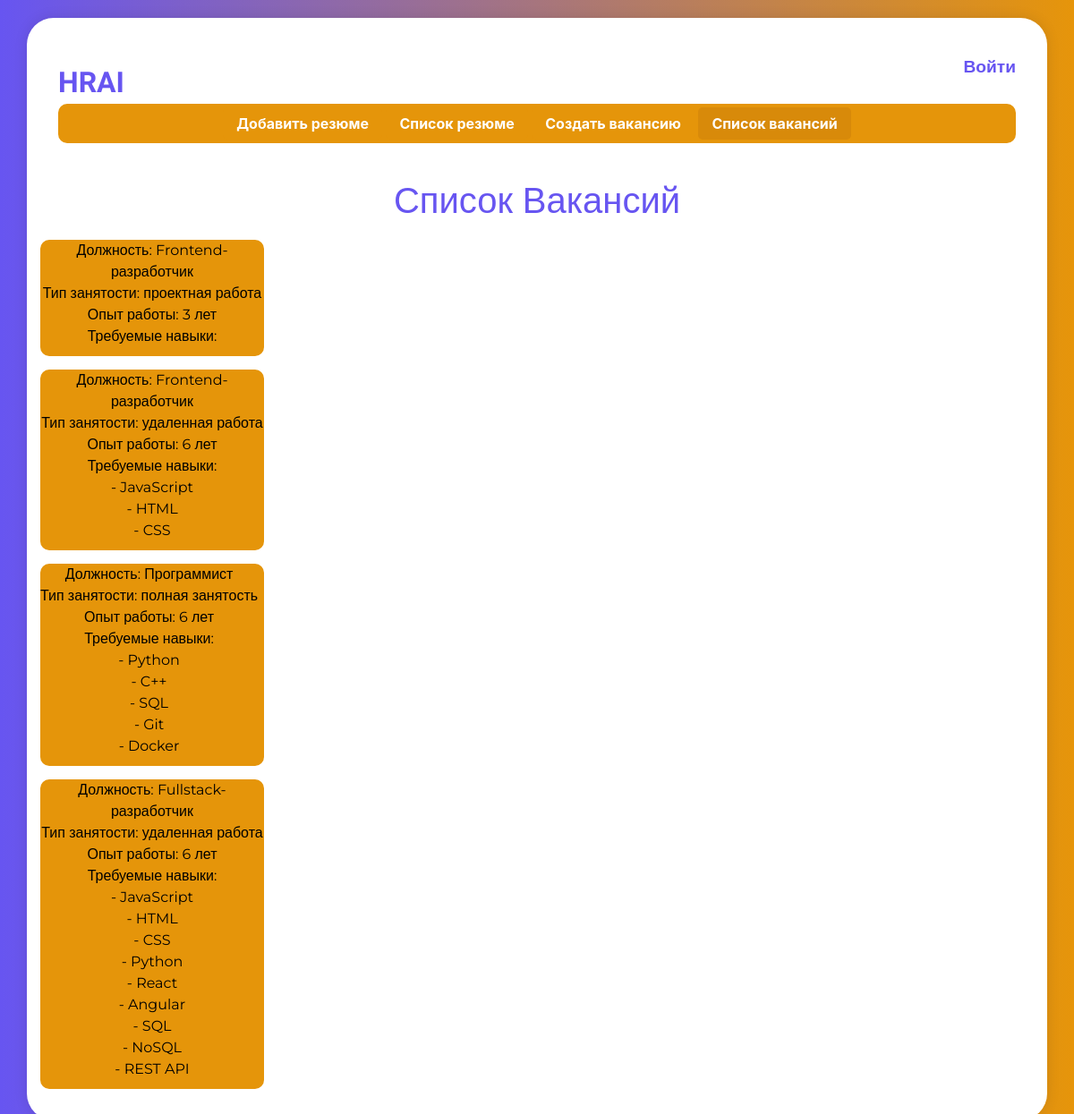
Screenshot of /list_vacancy/ with the database file from the repository.
### main/models.py (models this page shows, shortened)
class Vacancy(models.Model):
    job_titles = [
        ["Программист", "Программист"],
        ["Менеджер проекта", "Менеджер проекта"],
        ["Инженер-программист", "Инженер-программист"],
        ["Дизайнер UX/UI", "Дизайнер UX/UI"],
        ["Data Scientist", "Data Scientist"],
        ["Аналитик данных", "Аналитик данных"],
        ["Тестировщик ПО", "Тестировщик ПО"],
        ["DevOps-инженер", "DevOps-инженер"],
        ["Frontend-разработчик", "Frontend-разработчик"],
        ["Backend-разработчик", "Backend-разработчик"],
        ["Fullstack-разработчик", "Fullstack-разработчик"],
        ["Системный администратор", "Системный администратор"],
        ["Специалист по кибербезопасности", "Специалист по кибербезопасности"],
        ["Менеджер по продажам", "Менеджер по продажам"],
        ["Маркетолог", "Маркетолог"],
        ["Бухгалтер", "Бухгалтер"],
        ["Юрист", "Юрист"],
        ["HR-менеджер", "HR-менеджер"],
        ["Руководитель проекта", "Руководитель проекта"],
        ["Архитектор ПО", "Архитектор ПО"]
    ]
    position = models.CharField(max_length=255, choices=job_titles, verbose_name='Должность')
    salary = models.IntegerField(verbose_name='Зарплата', null=True, blank=True)
    EMPLOYMENT_TYPE_CHOICES = [
        ('удаленная работа', 'Удаленная работа'),
        ('полная занятость', 'Полная занятость'),
        ('частичная занятость', 'Частичная занятость'),
        ('проектная работа', 'Проектная работа'),
    ]
    employment_type = models.CharField(max_length=100, choices=EMPLOYMENT_TYPE_CHOICES, verbose_name='Тип занятости')
    work_experience = models.IntegerField(verbose_name='Опыт работы', null=True, blank=True)

class VacancySkill(models.Model):
    vacancy = models.ForeignKey(Vacancy, on_delete=models.CASCADE, related_name='skills')
    skill = models.ForeignKey(Skill, on_delete=models.CASCADE)
    class Meta:
        unique_together = ('vacancy', 'skill')  # Запрещает дубликаты навыков для одного резюме

class Skill(models.Model):
    name = models.CharField(max_length=255, verbose_name='Навык')

### main/views.py (the view)
# urls.py: path('list_vacancy/', views.list_vacancy, name='list_vacancy'),
def list_vacancy(request):
    vacances = Vacancy.objects.all()
    return render(request, 'main/list_vacancy.html', {'vacances': vacances})

### main/templates/main/list_vacancy.html (shortened to what this page needs)
{% extends 'main/base.html' %}
{% load static %}
{% block header-content %}
<nav>
    <div class="dropdown">
        <a href="{% url 'create_resume' %}" id="create-resume-link">Добавить резюме</a>
        <a href="{% url 'list_resume' %}" id="list-resume-link">Список резюме</a>
        <a href="{% url 'create_vacancy' %}" id="create-vacancy-link">Создать вакансию</a>
        <a href="{% url 'list_vacancy' %}" id="list-vacancy-link">Список вакансий</a>
    </div>
</nav>
{% endblock %}
{% block main_content %}
<h1>Список Вакансий</h1>
<div class="vacancy-container">
    <ul class="resume_vacancy_ul">
        {% for vacancy in vacances %}
            <a href="{% url 'current_vacancy' vacancy.id %}" class="fill_div">
                <li class="resume_vacancy_il">
                    Должность: {{ vacancy.position }} <br> Тип занятости: {{ vacancy.employment_type }} <br>
                    Опыт работы: {{ vacancy.work_experience }} лет <br>
                    Требуемые навыки: <br>
                    {% for skill in vacancy.skills.all %}
                        - {{ skill.skill.name }}<br>
                    {% endfor %}
                </li>
            </a>
        {% endfor %}
    </ul>
</div>
{% endblock %}

### main/static/main/css/styles.css (style rules this page uses)
body { font-family: 'Montserrat', sans-serif; margin: 0; min-height: 100vh; background: repeating-linear-gradient(to right, #6755f1, #e6950a); display: flex; justify-content: center; align-items: flex-start; }
h1 { color: #6755F1; }
nav { display: flex; justify-content: center; width: 100%; background-color: #E5950A; padding: 10px 0; box-sizing: border-box; border-radius: 10px; text-align: center; }
.dropdown { position: relative; display: inline-block; }
.dropdown a { text-decoration: none; color: white; font-weight: bold; padding: 8px 15px; border-radius: 5px; background-color: #E5950A; cursor: pointer; }
.dropdown a.active { background-color: #D88A0A; font-weight: bold; }
.resume_vacancy_ul { list-style: none; padding: 0; margin: 0; }
.resume_vacancy_il { display: flex; margin: auto; margin-bottom: 15px; border-bottom: 1px solid #eee; padding-bottom: 10px; background-color: #E5950A; width: 250px; border-radius: 10px; text-decoration: none; color: black; }
li:last-child { border-bottom: none; }
.vacancy-container { display: flex; justify-content: space-between; gap: 30px; margin-top: 20px; }

### rows the page displays
Vacancy: position "Frontend-разработчик", employment_type "проектная работа", work_experience "3"
Vacancy: position "Frontend-разработчик", employment_type "удаленная работа", work_experience "6"
VacancySkill: skill.name "JavaScript"
VacancySkill: skill.name "HTML"
VacancySkill: skill.name "CSS"
Vacancy: position "Программист", employment_type "полная занятость", work_experience "6"
VacancySkill: skill.name "Python"
VacancySkill: skill.name "C++"
VacancySkill: skill.name "SQL"
VacancySkill: skill.name "Git"
VacancySkill: skill.name "Docker"
Vacancy: position "Fullstack-разработчик", employment_type "удаленная работа", work_experience "6"
VacancySkill: skill.name "JavaScript"
VacancySkill: skill.name "HTML"
VacancySkill: skill.name "CSS"
VacancySkill: skill.name "Python"
VacancySkill: skill.name "React"
VacancySkill: skill.name "Angular"
VacancySkill: skill.name "SQL"
VacancySkill: skill.name "NoSQL"
VacancySkill: skill.name "REST API"
